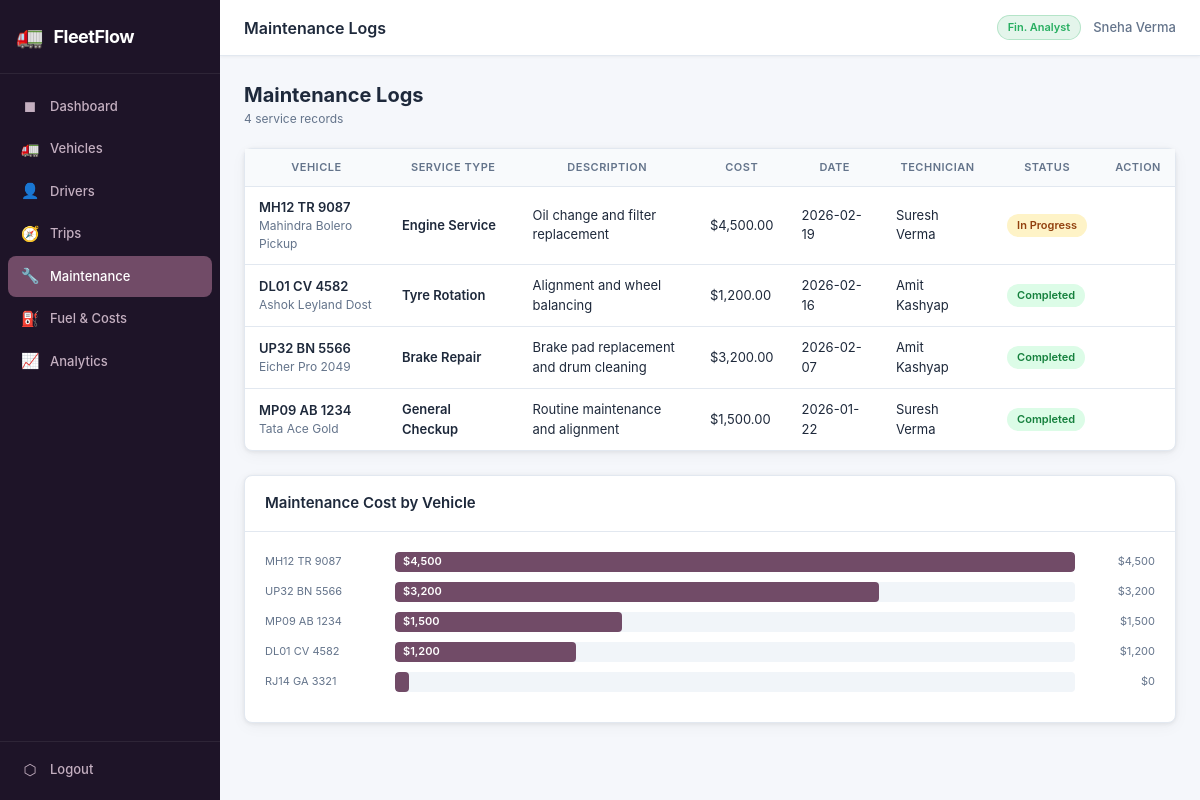
Page /modules/maintenance.php (signed in) on the committed database.
### tables this page shows
CREATE TABLE IF NOT EXISTS maintenance_logs (
    id INT AUTO_INCREMENT PRIMARY KEY,
    vehicle_id INT NOT NULL,
    service_type VARCHAR(100) NOT NULL,
    description TEXT,
    cost DECIMAL(10,2) NOT NULL DEFAULT 0,
    service_date DATE NOT NULL,
    technician VARCHAR(100),
    status ENUM('Scheduled','In Progress','Completed') DEFAULT 'Scheduled',
    created_at TIMESTAMP DEFAULT CURRENT_TIMESTAMP,
    FOREIGN KEY (vehicle_id) REFERENCES vehicles(id) ON UPDATE CASCADE,
    INDEX idx_vehicle (vehicle_id),
    INDEX idx_date (service_date)
);

CREATE TABLE IF NOT EXISTS vehicles (
    id INT AUTO_INCREMENT PRIMARY KEY,
    model VARCHAR(100) NOT NULL,
    license_plate VARCHAR(20) NOT NULL UNIQUE,
    max_capacity DECIMAL(8,2) NOT NULL COMMENT 'in kg',
    odometer INT NOT NULL DEFAULT 0 COMMENT 'in km',
    status ENUM('Available','On Trip','In Shop','Out of Service') NOT NULL DEFAULT 'Available',
    year YEAR,
    created_at TIMESTAMP DEFAULT CURRENT_TIMESTAMP,
    INDEX idx_status (status),
    INDEX idx_license (license_plate)
);

### config/auth.php (called while the page is built, shortened)
<?php
function e(mixed $v): string {
    return htmlspecialchars((string)$v, ENT_QUOTES | ENT_SUBSTITUTE, 'UTF-8');
}

### modules/maintenance.php (the view, shortened to what this page needs)
<?php
require_once __DIR__ . '/../config/auth.php';
$pdo = db();
$logs = $pdo->query(
    "SELECT ml.*, v.license_plate, v.model
     FROM maintenance_logs ml
     JOIN vehicles v ON ml.vehicle_id = v.id
     ORDER BY ml.service_date DESC"
)->fetchAll();
$summary = $pdo->query(
    "SELECT v.license_plate, v.model, COALESCE(SUM(ml.cost),0) as total_maint
     FROM vehicles v
     LEFT JOIN maintenance_logs ml ON ml.vehicle_id = v.id
     GROUP BY v.id ORDER BY total_maint DESC"
)->fetchAll();
include __DIR__ . '/../includes/header.php';
?>
<div class="section-header">
    <div>
        <div class="section-title">Maintenance Logs</div>
        <div class="text-sm"><?= count($logs) ?> service records</div>
    </div>
</div>
<div class="card">
    <div class="table-responsive">
        <table>
            <thead>
                <tr><th>Vehicle</th><th>Service Type</th><th>Description</th><th>Cost</th><th>Date</th><th>Technician</th><th>Status</th><th>Action</th></tr>
            </thead>
            <tbody>
            <?php foreach ($logs as $l): ?>
            <?php
            $sp = match($l['status']) {
                'Completed'   => 'pill-green',
                'In Progress' => 'pill-yellow',
                'Scheduled'   => 'pill-blue',
                default       => 'pill-gray',
            };
            ?>
            <tr>
                <td>
                    <div class="fw-600"><?= e($l['license_plate']) ?></div>
                    <div class="text-sm"><?= e($l['model']) ?></div>
                </td>
                <td class="fw-600"><?= e($l['service_type']) ?></td>
                <td style="max-width:200px;white-space:normal;"><?= e($l['description']) ?></td>
                <td>$<?= number_format($l['cost'], 2) ?></td>
                <td><?= e($l['service_date']) ?></td>
                <td><?= e($l['technician']) ?></td>
                <td><span class="pill <?= $sp ?>"><?= $l['status'] ?></span></td>
                <td>
                </td>
            </tr>
            <?php endforeach; ?>
            </tbody>
        </table>
    </div>
</div>
<div class="card">
    <div class="card-header"><span class="card-title">Maintenance Cost by Vehicle</span></div>
    <div class="card-body">
        <?php
        $maxCost = max(array_column($summary, 'total_maint') ?: [1]);
        foreach ($summary as $s):
            $pct = $maxCost > 0 ? ($s['total_maint'] / $maxCost * 100) : 0;
        ?>
        <div class="chart-bar-row">
            <span class="chart-bar-label" style="font-size:11px;"><?= e($s['license_plate']) ?></span>
            <div class="chart-bar-track">
                <div class="chart-bar-fill" style="width:<?= max($pct,2) ?>%;">
                    <?php if ($pct > 15): ?><span class="chart-bar-val">$<?= number_format($s['total_maint'], 0) ?></span><?php endif; ?>
                </div>
            </div>
            <span style="font-size:11px;color:var(--text-sm);width:70px;text-align:right;">$<?= number_format($s['total_maint'],0) ?></span>
        </div>
        <?php endforeach; ?>
    </div>
</div>
<?php include __DIR__ . '/../includes/footer.php'; ?>

### assets/css/app.css (style rules this page uses)
*, *::before, *::after { box-sizing: border-box; margin: 0; padding: 0; }
:root { --primary: #714B67; --primary-d: #5a3a52; --primary-l: #9b6e93; --bg: #f5f7fb; --surface: #ffffff; --border: #e2e8f0; --text: #1e293b; --text-sm: #64748b; --success: #16a34a; --warning: #d97706; --danger: #dc2626; --info: #2563eb; --sidebar-w: 220px; --radius: 8px; --shadow: 0 1px 4px rgba(0,0,0,0.08), 0 4px 16px rgba(0,0,0,0.04); }
body { font-family: -apple-system, BlinkMacSystemFont, 'Segoe UI', Roboto, sans-serif; background: var(--bg); color: var(--text); font-size: 14px; line-height: 1.5; display: flex; min-height: 100vh; }
.card { background: var(--surface); border-radius: var(--radius); box-shadow: var(--shadow); border: 1px solid var(--border); margin-bottom: 24px; }
.card-header { padding: 16px 20px; border-bottom: 1px solid var(--border); display: flex; align-items: center; justify-content: space-between; }
.card-title { font-size: 15px; font-weight: 600; color: var(--text); }
.card-body { padding: 20px; }
.table-responsive { overflow-x: auto; }
table { width: 100%; border-collapse: collapse; font-size: 13px; }
thead th { background: #f8fafc; font-weight: 600; color: var(--text-sm); font-size: 11px; text-transform: uppercase; letter-spacing: 0.5px; padding: 10px 14px; border-bottom: 1px solid var(--border); white-space: nowrap; }
tbody td { padding: 11px 14px; border-bottom: 1px solid var(--border); color: var(--text); vertical-align: middle; }
tbody tr:last-child td { border-bottom: none; }
.pill { display: inline-block; padding: 3px 10px; border-radius: 20px; font-size: 11px; font-weight: 600; white-space: nowrap; }
.pill-green { background: #dcfce7; color: #15803d; }
.pill-yellow { background: #fef3c7; color: #92400e; }
.section-header { display: flex; align-items: center; justify-content: space-between; margin-bottom: 20px; }
.section-title { font-size: 20px; font-weight: 700; }
.chart-bar-row { display: flex; align-items: center; gap: 10px; margin-bottom: 10px; }
.chart-bar-label { width: 120px; font-size: 12px; color: var(--text-sm); flex-shrink: 0; }
.chart-bar-track { flex: 1; background: #f1f5f9; border-radius: 4px; height: 20px; overflow: hidden; }
.chart-bar-fill { height: 100%; background: var(--primary); border-radius: 4px; display: flex; align-items: center; padding-left: 8px; }
.chart-bar-val { font-size: 11px; color: #fff; font-weight: 600; }
.fw-600 { font-weight: 600; }
.text-sm { font-size: 12px; color: var(--text-sm); }

### rows in the picture
maintenance_logs: vehicle.license_plate "MH12 TR 9087", vehicle.model "Mahindra Bolero Pickup", service_type "Engine Service", description "Oil change and filter replacement", cost "4,500.00", service_date "2026-02-19", technician "Suresh Verma", status "In Progress"
maintenance_logs: vehicle.license_plate "DL01 CV 4582", vehicle.model "Ashok Leyland Dost", service_type "Tyre Rotation", description "Alignment and wheel balancing", cost "1,200.00", service_date "2026-02-16", technician "Amit Kashyap", status "Completed"
maintenance_logs: vehicle.license_plate "UP32 BN 5566", vehicle.model "Eicher Pro 2049", service_type "Brake Repair", description "Brake pad replacement and drum cleaning", cost "3,200.00", service_date "2026-02-07", technician "Amit Kashyap", status "Completed"
maintenance_logs: vehicle.license_plate "MP09 AB 1234", vehicle.model "Tata Ace Gold", service_type "General Checkup", description "Routine maintenance and alignment", cost "1,500.00", service_date "2026-01-22", technician "Suresh Verma", status "Completed"

### other values in the picture
$item['icon'] "◼"
$item['label'] "Dashboard"
$item['icon'] "🚛"
$item['label'] "Vehicles"
$item['icon'] "👤"
$item['label'] "Drivers"
$item['icon'] "🧭"
$item['label'] "Trips"
$item['icon'] "🔧"
$item['label'] "Maintenance"
$item['icon'] "⛽"
$item['label'] "Fuel & Costs"
$item['icon'] "📈"
$item['label'] "Analytics"
$pageTitle "Maintenance Logs"
